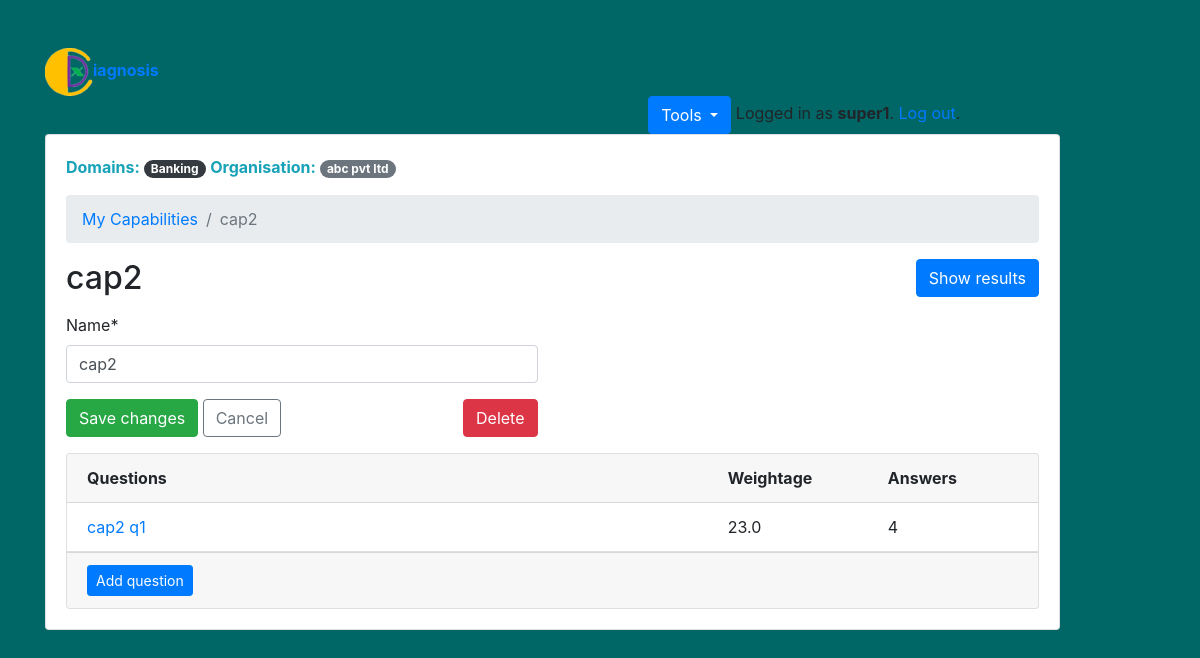
Page /cxsuperuser/capability/6/ (signed in) on the earlier database version.
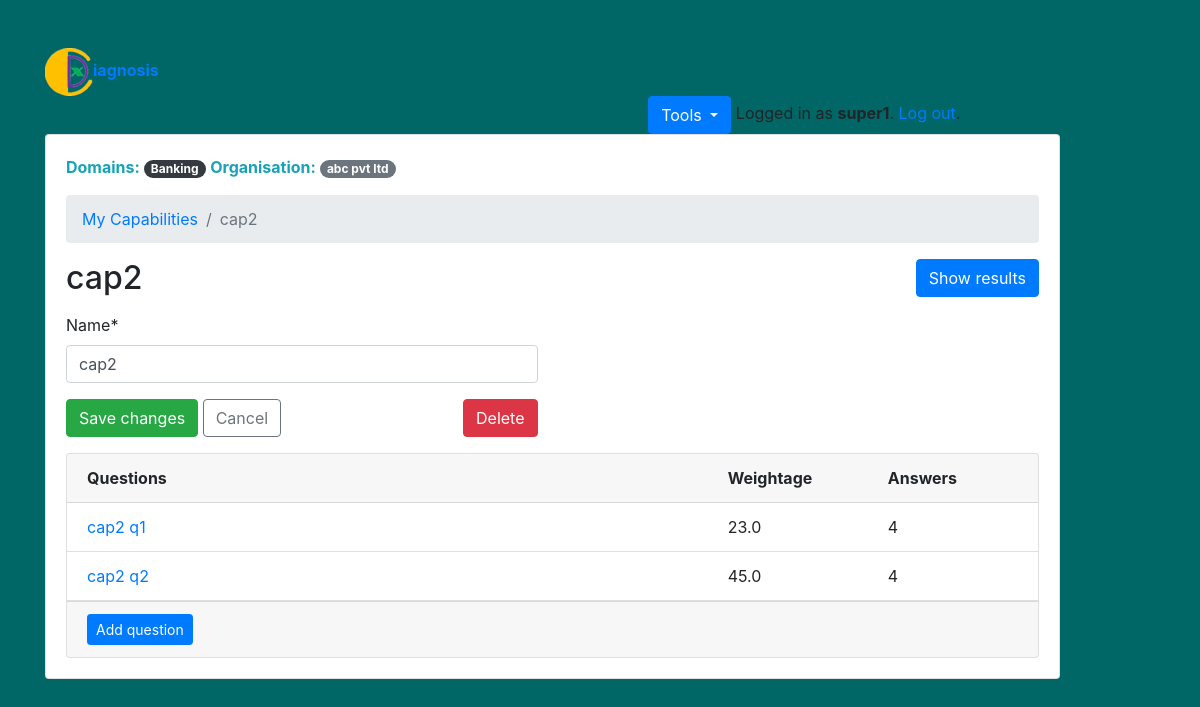
Same page on the later database version.
### cxdiagnosis/models.py (models this page shows, shortened)
class User(AbstractUser):
    is_clientuser = models.BooleanField(default=False)
    is_csguser = models.BooleanField(default=False)
    is_cxsuperuser = models.BooleanField(default=False)
    change_pass = models.BooleanField(default=False)

class CxSuperUser(models.Model):
    user = models.OneToOneField(User, on_delete=models.CASCADE, primary_key=True)
    domains = models.ForeignKey(Domain, on_delete=models.SET_NULL, null=True)
    organisations = models.ForeignKey(Organisation, on_delete=models.SET_NULL, null=True)

class Domain(models.Model):
    name = models.CharField(max_length=30)
    def __str__(self):
        return self.name

class Organisation(models.Model):
    name = models.CharField(max_length=50)
    def __str__(self):
        return self.name

class Capability(models.Model):
    owner = models.ForeignKey(User, on_delete=models.CASCADE, related_name='capabilities')
    name = models.CharField(max_length=255)

class Question(models.Model):
    capability = models.ForeignKey(Capability, on_delete=models.CASCADE, related_name='questions')
    text = models.CharField('Question', max_length=255)
    weightage = models.FloatField()

### cxdiagnosis/views/cxsuperuser.py (the view, shortened to what this page needs)
# urls.py: path('capability/<int:pk>/', cxsuperuser.UpdateCapabilityView.as_view(), name='cx_su_update_capability'),
@method_decorator([login_required, cxsuperuser_required], name='dispatch')
class UpdateCapabilityView(UpdateView):
    model = Capability
    fields = ('name',)
    context_object_name = 'capability'
    template_name = 'cxsuperuser/cx_su_update_capability_form.html'
    def get_context_data(self, **kwargs):
        kwargs['questions'] = self.get_object().questions.annotate(answers_count=Count('answers'))
        return super().get_context_data(**kwargs)
    def get_queryset(self):
        return self.request.user.capabilities.all()

### cxdiagnosis/templates/cxsuperuser/cx_su_update_capability_form.html (shortened to what this page needs)
{% extends 'base.html' %}
{% load crispy_forms_tags %}
{% block content %}
  {% if user.change_pass %}
    <a href="{% url 'change_password' %}">Required change password</a>
  {% else %}
    {% include 'cxsuperuser/_header.html' with active='new' %}
    <nav aria-label="breadcrumb">
      <ol class="breadcrumb">
        <li class="breadcrumb-item"><a href="{% url 'cxsuperuser:cx_su_update_list_capability' %}">My Capabilities</a></li>
        <li class="breadcrumb-item active" aria-current="page">{{ capability.name }}</li>
      </ol>
    </nav>
    <h2 class="mb-3">
      {{ capability.name }}
      <a href="{% url 'cxsuperuser:cx_su_completed_capability' capability.pk %}" class="btn btn-primary float-right">Show results</a>
    </h2>
    <div class="row mb-3">
      <div class="col-md-6 col-sm-8 col-12">
        <form method="post" novalidate>
          {{ form|crispy }}
          <button type="submit" class="btn btn-success">Save changes</button>
          <a href="{% url 'cxsuperuser:cx_su_update_list_capability' %}" class="btn btn-outline-secondary" role="button">Cancel</a>
          <a href="{% url 'cxsuperuser:cx_su_delete_capability' capability.pk %}" class="btn btn-danger float-right">Delete</a>
        </form>
      </div>
    </div>
    <div class="card">
      <div class="card-header">
        <div class="row">
          <div class="col-8">
            <strong>Questions</strong>
          </div>
          <div class="col-2">
            <strong>Weightage</strong>
          </div>
          <div class="col-2">
            <strong>Answers</strong>
          </div>
        </div>
      </div>
      <div class="list-group list-group-flush list-group-formset">
        {% for question in questions %}
        <div class="list-group-item">
          <div class="row">
            <div class="col-8">
              <a href="{% url 'cxsuperuser:question_change' capability.pk question.pk %}">{{ question.text }}</a>
            </div>
            <div class="col-2">
              {{ question.weightage }}
            </div>
            <div class="col-2">
              {{ question.answers_count }}
            </div>
          </div>
        </div>
        {% empty %}
        <div class="list-group-item text-center">
          <p class="text-muted font-italic mb-0">You haven't created any questions yet. Go ahead and <a href="{% url 'cxsuperuser:question_add' capability.pk %}">add the first question</a>.</p>
        </div>
        {% endfor %}
      </div>
      <div class="card-footer">
        <a href="{% url 'cxsuperuser:question_add' capability.pk %}" class="btn btn-primary btn-sm">Add question</a>
      </div>
    </div>
  {% endif %}
{% endblock %}

### templates/base.html (shortened to what this page needs)
{% load static %}<!DOCTYPE html>
<html lang="en">
  <head>
    <link rel="stylesheet" href="https://maxcdn.bootstrapcdn.com/bootstrap/4.0.0/css/bootstrap.min.css">
    <link rel="stylesheet" type="text/css" href="{% static 'css/cxdiagnosis.css' %}">
    {% if user.is_authenticated %}
      {% if user.is_clientuser %}
        <link rel="stylesheet" type="text/css" href="{% static 'css/clientuser.css' %}">
      {% elif user.is_csguser %}
        <link rel="stylesheet" type="text/css" href="{% static 'css/csguser.css' %}">
      {% elif user.is_cxsuperuser %}
        <link rel="stylesheet" type="text/css" href="{% static 'css/cxsuperuser.css' %}">
      {% endif %}
    {% endif %}
  </head>
  <body>
    <div class="container my-5">
      <div class="row justify-content-center">
        <div class="col-xs-5 col-sm-7 col-md-10 col-lg-12">
          <div class="row">
            <div class="col-xs-4 col-sm-6 col-md-9 col-lg-11">
              <a href="{% url 'home' %}">
                <span><img src="{% static "img/cxicon.ico" %}" alt="Cx Diagnosis"><b>iagnosis</b></span>
              </a>
              {% if user.is_authenticated %}
                <div class="text-right col-xs-4 col-sm-6 col-md-9 col-lg-11">
                {% if not user.change_pass %}
                  {% if not user.is_cxsuperuser %}
                  <div class="btn-group">
                    <button type="button" class="btn btn-primary dropdown-toggle" data-toggle="dropdown">
                      Tools
                    </button>
                    <div class="dropdown-menu">
                      <a class="dropdown-item" href="{% url 'change_password' %}">change password</a>
                    </div>
                  </div>
                {% elif user.is_cxsuperuser %}
                    <div class="btn-group">
                      <button type="button" class="btn btn-primary dropdown-toggle" data-toggle="dropdown">
                        Tools
                      </button>
                    </div>
                  {% endif %}
                {% endif %}
                Logged in as <strong>{{ user.username }}</strong>. <a href="{% url 'logout' %}">Log out</a>.
              </div>
              {% endif %}
              <div class="card mb-3">
                <div class="card-body">
                  {% block content %}
                  {% endblock %}
                </div>
              </div>
            </div>
          </div>
        </div>
      </div>
    </div>
  </body>
</html>

### cxdiagnosis/templates/cxsuperuser/_header.html
<p class="text-info">
  <strong>Domains: </strong><span class="badge badge-pill badge-dark"> {{ user.cxsuperuser.domains }}</span>
  <strong>Organisation: </strong><span class="badge badge-pill badge-secondary"> {{ user.cxsuperuser.organisations }}</span>
</p>

### static/css/cxdiagnosis.css (style rules this page uses)
body { background-color: #868A0C; }

### static/css/cxsuperuser.css (style rules this page uses)
body { background-color: #006666; }

Differences in the rows shown:
added Question: text "cap2 q2", weightage "45.0", answers_count "4"
